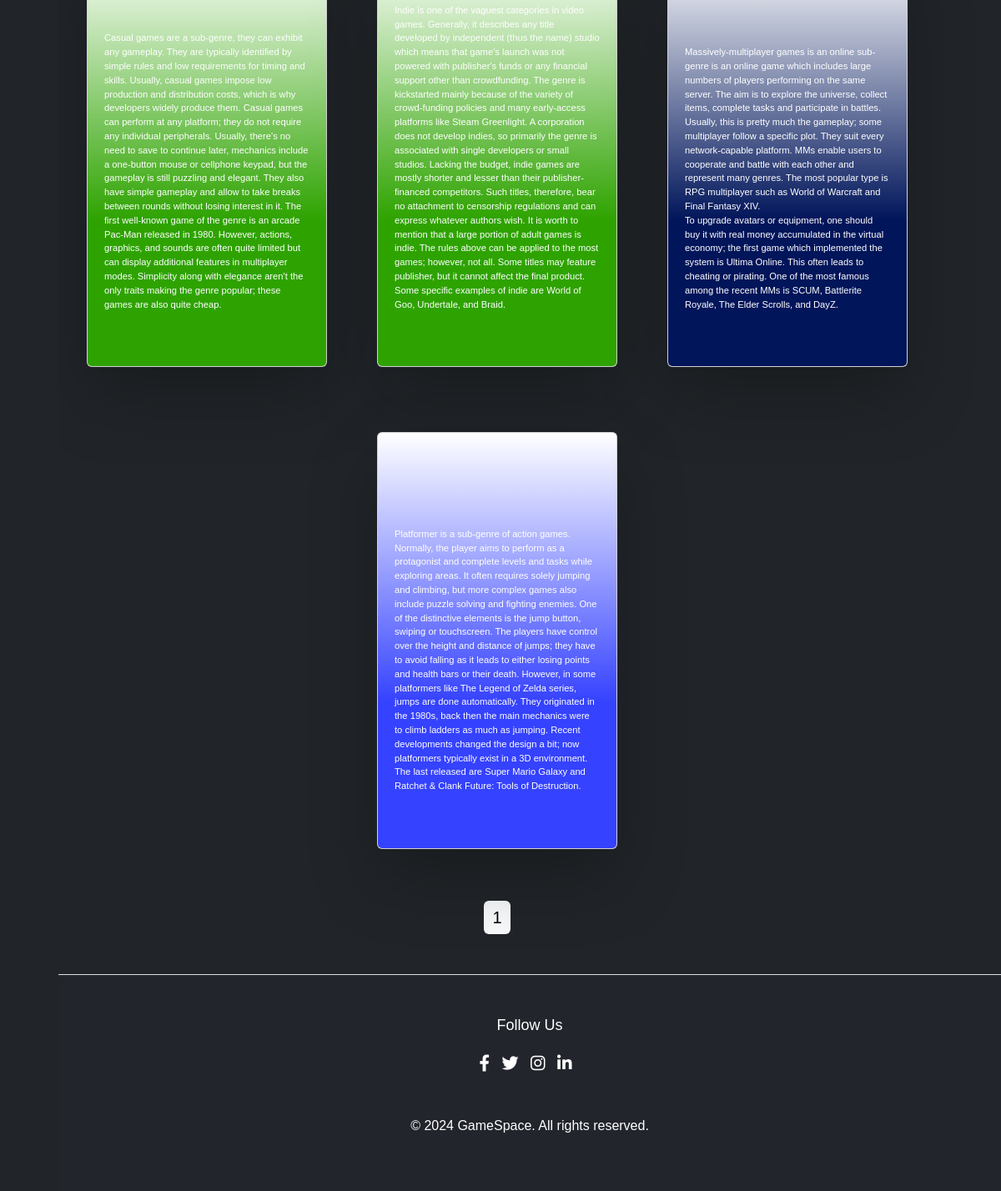
Before: /user/categories.php (lower part) with the older database file.
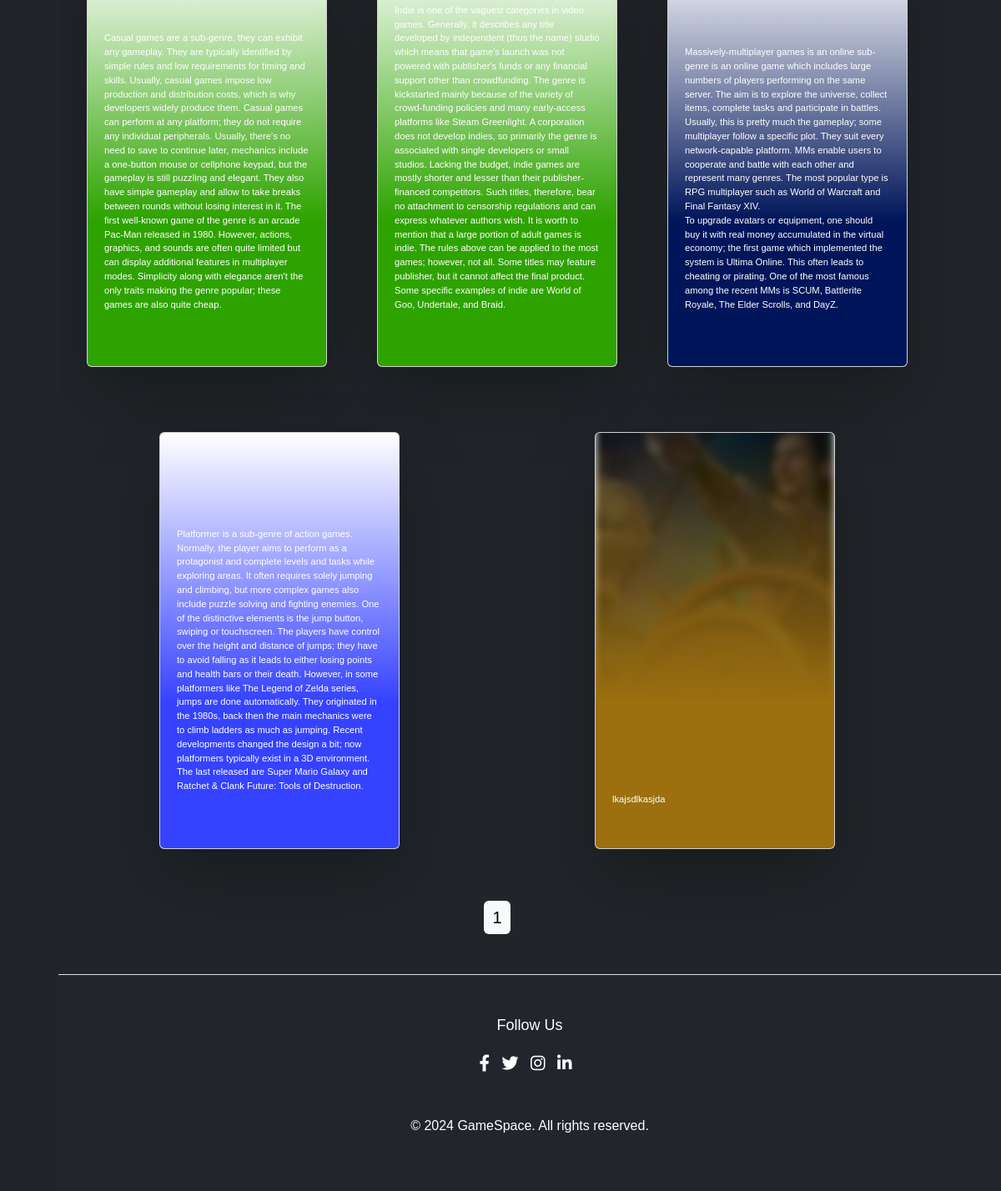
After: the same page with the newer database file.
### tables this page shows
CREATE TABLE `tbl_categories` (
  `id` int(11) NOT NULL,
  `category_name` varchar(100) NOT NULL,
  `background_image` text NOT NULL,
  `description` text NOT NULL
);

### classes/dbh.php (called while the page is built, shortened)
<?php
class Dbh {
	protected function connect() {
		try {
			$servername = 'localhost';
			$username = 'root';
			$password = '';
			$db_name = 'gamespace';
			$this->dbh = new PDO("mysql:host=$servername;dbname=$db_name", $username, $password);
			return $this->dbh;
		} catch (Exception $e) {
			echo "ERROR: $e";
		}
	}
}

### classes/model/userModel.php (called while the page is built, shortened)
<?php
class User extends Dbh
{
	private function executeQuery($stmt, ...$values)
	{
		if (!$stmt->execute($values)) {
			header("location: ../index.php?error=SomethingWentWrong");
			exit();
		}
		$results = $stmt->fetchAll(PDO::FETCH_ASSOC);
		return $results;
	}
	protected function getCategories()
	{
		$sql = "SELECT * FROM tbl_categories";
		$stmt = $this->connect()->prepare($sql);
		return $this->executeQuery($stmt);
	}
}

### classes/view/userView.php (called while the page is built, shortened)
<?php
class UserView extends User
{
	public function fetchCategories()
	{
		$data = $this->getCategories();
		return $data;
	}
}

### user/categories.php (the view, shortened to what this page needs)
<?php
include "../classes/dbh.php";
include "../classes/model/userModel.php";
include "../classes/view/userView.php";
include "partials/sidebar.php";
$userView = new UserView();
$category_data = $userView->fetchCategories();
?>
<section class="home-section">
    <div class="category__wrapper container">
        <?php foreach ($category_data as $category) : ?>
            <div class="card card<?= rand(1, 8) ?>" style="width: 18rem;">
                <div class="poster">
                    <?php $src = (str_contains($category['background_image'], 'https')) ? $category['background_image'] : "../assets/category_assets/{$category['background_image']}"; ?>
                    <img src="<?= $src ?>" alt="Yes Poster Image">
                </div>
                <a href="games.php?category=<?= "{$category['category_name']}" ?>">
                    <div class="details">
                        <div><?= $category['description'] ?></div>
                    </div>
                </a>
            </div>
        <?php endforeach ?>
    </div>
    <div class="pagination pb-5 d-flex justify-content-center gap-3 flex-wrap" id="page_control"></div>
</section>
<?php include "partials/footer.php"; ?>

Changed rows visible on the page:
added tbl_categories: background_image (picture), description "lkajsdlkasjda"
